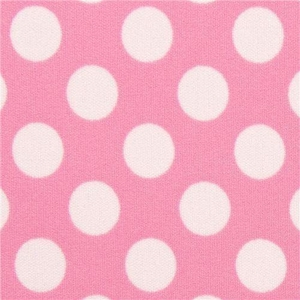
#> input picture data/test/test_texture.jpg, 300 x 300 px
$ python main.py --image_path data/test/test_texture.jpg
#> lines starting #> are read from the running program, lines starting #| are printed output that depends on the picture
import os
import numpy as np
import argparse
import cv2
from matplotlib import pyplot as plt
from utils.preprocess import *
from utils.generate import *
from math import ceil

## Get parser arguments
parser = argparse.ArgumentParser()
parser.add_argument("-i", "--image_path", required=True, type=str, help="path of image you want to quilt")
parser.add_argument("-b", "--block_size", type=int, default=20, help="block size in pixels")
parser.add_argument("-o", "--overlap", type=int, default=1.0/6, help="overlap size in pixels (defaults to 1/6th of block size)")
parser.add_argument("-s", "--scale", type=float, default=4, help="Scaling w.r.t. to image size")
parser.add_argument("-n", "--num_outputs", type=int, default=1, help="number of output textures required")
parser.add_argument("-f", "--output_file", type=str, default="output.png", help="output file name")
parser.add_argument("-p", "--plot", type=int, default=1, help="Show plots")
parser.add_argument("-t", "--tolerance", type=float, default=0.1, help="Tolerance fraction")

args = parser.parse_args()

if __name__ == "__main__":
	# Start the main loop here
	path = args.image_path
	block_size = args.block_size
	scale = args.scale
	overlap = args.overlap
	print("Using plot {}".format(args.plot))
	# Set overlap to 1/6th of block size
	if overlap > 0:
		overlap = int(block_size*args.overlap)
	else:
		overlap = int(block_size/6.0)

	# Get all blocks
	image = cv2.imread(path)
#> image is the input picture: shape (300, 300, 3); mean B, G, R 197.5, 178.7, 245.7
	image = cv2.cvtColor(image, cv2.COLOR_BGR2RGB)/255.0
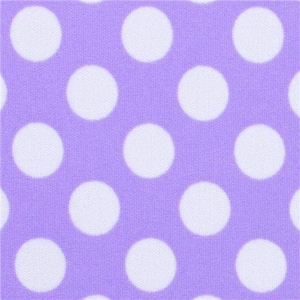
#> image: shape (300, 300, 3) float64; mean B, G, R 0.964, 0.701, 0.775
	print("Image size: ({}, {})".format(*image.shape[:2]))
#| Image size: (300, 300)

	H, W = image.shape[:2]
#> H = 300; W = 300
	outH, outW = int(scale*H), int(scale*W)
#> outH = 1200; outW = 1200

	for i in range(args.num_outputs):
#> (the run stopped early here; a loop or call above may not have finished)
